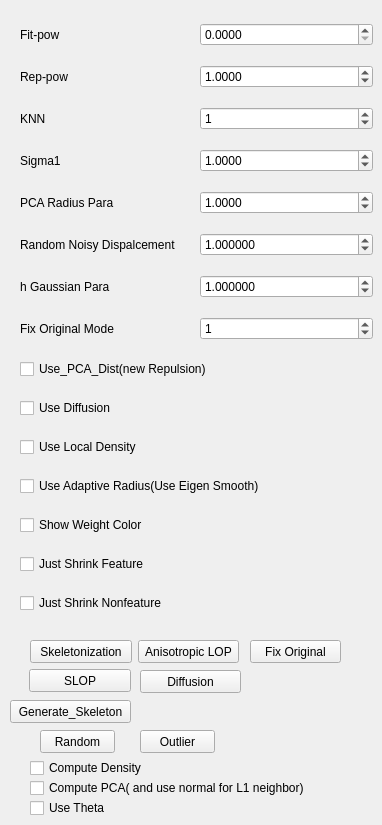
   <widget class="QWidget" name="tab_2">
    <attribute name="title">
     <string>Tab 2</string>
    </attribute>
    <widget class="QWidget" name="layoutWidget">
     <property name="geometry">
      <rect>
       <x>20</x>
       <y>10</y>
       <width>353</width>
       <height>620</height>
      </rect>
     </property>
     <layout class="QVBoxLayout" name="verticalLayout">
      <item>
       <layout class="QHBoxLayout" name="horizontalLayout_4">
        <item>
         <widget class="QLabel" name="label_5">
          <property name="text">
           <string>Fit-pow</string>
          </property>
         </widget>
        </item>
        <item>
         <widget class="QDoubleSpinBox" name="fit_pow">
          <property name="decimals">
           <number>4</number>
          </property>
          <property name="maximum">
           <double>1000.000000000000000</double>
          </property>
          <property name="singleStep">
           <double>0.100000000000000</double>
          </property>
         </widget>
        </item>
       </layout>
      </item>
      <item>
       <layout class="QHBoxLayout" name="horizontalLayout_5">
        <item>
         <widget class="QLabel" name="label_6">
          <property name="text">
           <string>Rep-pow</string>
          </property>
         </widget>
        </item>
        <item>
         <widget class="QDoubleSpinBox" name="rep_pow">
          <property name="decimals">
           <number>4</number>
          </property>
          <property name="maximum">
           <double>1000.000000000000000</double>
          </property>
          <property name="singleStep">
           <double>0.100000000000000</double>
          </property>
          <property name="value">
           <double>1.000000000000000</double>
          </property>
         </widget>
        </item>
       </layout>
      </item>
      <item>
       <layout class="QHBoxLayout" name="horizontalLayout_7">
        <item>
         <widget class="QLabel" name="WLOP_KNN_labe">
          <property name="text">
           <string>KNN</string>
          </property>
         </widget>
        </item>
        <item>
         <widget class="QSpinBox" name="WLOP_KNN">
          <property name="minimum">
           <number>-10000</number>
          </property>
          <property name="maximum">
           <number>10000</number>
          </property>
          <property name="value">
           <number>1</number>
          </property>
         </widget>
        </item>
       </layout>
      </item>
      <item>
       <layout class="QHBoxLayout" name="horizontalLayout_10">
        <item>
         <widget class="QLabel" name="label_9">
          <property name="text">
           <string>Sigma1</string>
          </property>
         </widget>
        </item>
        <item>
         <widget class="QDoubleSpinBox" name="wlop_sigma1">
          <property name="decimals">
           <number>4</number>
          </property>
          <property name="maximum">
           <double>1000.000000000000000</double>
          </property>
          <property name="singleStep">
           <double>0.100000000000000</double>
          </property>
          <property name="value">
           <double>1.000000000000000</double>
          </property>
         </widget>
        </item>
       </layout>
      </item>
      <item>
       <layout class="QHBoxLayout" name="horizontalLayout_16">
        <item>
         <widget class="QLabel" name="label_15">
          <property name="text">
           <string>PCA Radius Para</string>
          </property>
         </widget>
        </item>
        <item>
         <widget class="QDoubleSpinBox" name="PCA_Radius_Para">
          <property name="decimals">
           <number>4</number>
          </property>
          <property name="maximum">
           <double>1000.000000000000000</double>
          </property>
          <property name="singleStep">
           <double>0.100000000000000</double>
          </property>
          <property name="value">
           <double>1.000000000000000</double>
          </property>
         </widget>
        </item>
       </layout>
      </item>
      <item>
       <layout class="QHBoxLayout" name="horizontalLayout_12">
        <item>
         <widget class="QLabel" name="label_11">
          <property name="text">
           <string>Random Noisy Dispalcement</string>
          </property>
         </widget>
        </item>
        <item>
         <widget class="QDoubleSpinBox" name="Random_Dispalcement">
          <property name="decimals">
           <number>6</number>
          </property>
          <property name="maximum">
           <double>1000.000000000000000</double>
          </property>
          <property name="singleStep">
           <double>0.010000000000000</double>
          </property>
          <property name="value">
           <double>1.000000000000000</double>
          </property>
         </widget>
        </item>
       </layout>
      </item>
      <item>
       <layout class="QHBoxLayout" name="horizontalLayout_15">
        <item>
         <widget class="QLabel" name="label_14">
          <property name="text">
           <string>h Gaussian Para</string>
          </property>
         </widget>
        </item>
        <item>
         <widget class="QDoubleSpinBox" name="H_Gaussian_Para">
          <property name="decimals">
           <number>6</number>
          </property>
          <property name="maximum">
           <double>1000.000000000000000</double>
          </property>
          <property name="singleStep">
           <double>0.010000000000000</double>
          </property>
          <property name="value">
           <double>1.000000000000000</double>
          </property>
         </widget>
        </item>
       </layout>
      </item>
      <item>
       <layout class="QHBoxLayout" name="horizontalLayout_8">
        <item>
         <widget class="QLabel" name="WLOP_">
          <property name="text">
           <string>Fix Original Mode</string>
          </property>
         </widget>
        </item>
        <item>
         <widget class="QSpinBox" name="WLOP_Fix_Original_Mode">
          <property name="minimum">
           <number>-10000</number>
          </property>
          <property name="maximum">
           <number>10000</number>
          </property>
          <property name="value">
           <number>1</number>
          </property>
         </widget>
        </item>
       </layout>
      </item>
      <item>
       <widget class="QCheckBox" name="Use_PCA_Dist">
        <property name="text">
         <string>Use_PCA_Dist(new Repulsion)</string>
        </property>
       </widget>
      </item>
      <item>
       <widget class="QCheckBox" name="Diffusion">
        <property name="text">
         <string>Use Diffusion</string>
        </property>
       </widget>
      </item>
      <item>
       <widget class="QCheckBox" name="Use_Local_Density">
        <property name="text">
         <string>Use Local Density</string>
        </property>
       </widget>
      </item>
      <item>
       <widget class="QCheckBox" name="Use_Adaptive_Radius">
        <property name="text">
         <string>Use Adaptive Radius(Use Eigen Smooth)</string>
        </property>
       </widget>
      </item>
      <item>
       <widget class="QCheckBox" name="Show_Weight_Color">
        <property name="text">
         <string>Show Weight Color</string>
        </property>
       </widget>
      </item>
      <item>
       <widget class="QCheckBox" name="Just_Shrink_Feature">
        <property name="text">
         <string>Just Shrink Feature</string>
        </property>
       </widget>
      </item>
      <item>
       <widget class="QCheckBox" name="Just_Shrink_Nonfeature">
        <property name="text">
         <string>Just Shrink Nonfeature</string>
        </property>
       </widget>
      </item>
     </layout>
    </widget>
    <widget class="QPushButton" name="anisotropic_lop_apply">
     <property name="geometry">
      <rect>
       <x>138</x>
       <y>640</y>
       <width>101</width>
       <height>23</height>
      </rect>
     </property>
     <property name="text">
      <string>Anisotropic LOP</string>
     </property>
    </widget>
    <widget class="QPushButton" name="pushButton_Fix_Original">
     <property name="geometry">
      <rect>
       <x>250</x>
       <y>640</y>
       <width>91</width>
       <height>23</height>
      </rect>
     </property>
     <property name="text">
      <string>Fix Original</string>
     </property>
    </widget>
    <widget class="QPushButton" name="pushbutton_Diffusion">
     <property name="geometry">
      <rect>
       <x>140</x>
       <y>670</y>
       <width>101</width>
       <height>23</height>
      </rect>
     </property>
     <property name="text">
      <string>Diffusion</string>
     </property>
    </widget>
    <widget class="QPushButton" name="pushButton_Random_Outlier">
     <property name="geometry">
      <rect>
       <x>140</x>
       <y>730</y>
       <width>75</width>
       <height>23</height>
      </rect>
     </property>
     <property name="text">
      <string>Outlier</string>
     </property>
    </widget>
    <widget class="QCheckBox" name="compute_pca">
     <property name="geometry">
      <rect>
       <x>30</x>
       <y>780</y>
       <width>287</width>
       <height>16</height>
      </rect>
     </property>
     <property name="text">
      <string>Compute PCA( and use normal for L1 neighbor)</string>
     </property>
    </widget>
    <widget class="QPushButton" name="slop_apply">
     <property name="geometry">
      <rect>
       <x>29</x>
       <y>669</y>
       <width>102</width>
       <height>23</height>
      </rect>
     </property>
     <property name="text">
      <string>SLOP</string>
     </property>
    </widget>
    <widget class="QCheckBox" name="Use_Individual_Radius">
     <property name="geometry">
      <rect>
       <x>30</x>
       <y>800</y>
       <width>259</width>
       <height>16</height>
      </rect>
     </property>
     <property name="text">
      <string>Use Theta</string>
     </property>
    </widget>
    <widget class="QPushButton" name="wlop_apply">
     <property name="geometry">
      <rect>
       <x>30</x>
       <y>640</y>
       <width>102</width>
       <height>23</height>
      </rect>
     </property>
     <property name="text">
      <string>Skeletonization</string>
     </property>
    </widget>
    <widget class="QPushButton" name="pushButton_Random_Noisy">
     <property name="geometry">
      <rect>
       <x>40</x>
       <y>730</y>
       <width>75</width>
       <height>23</height>
      </rect>
     </property>
     <property name="text">
      <string>Random</string>
     </property>
    </widget>
    <widget class="QCheckBox" name="compute_density">
     <property name="geometry">
      <rect>
       <x>30</x>
       <y>760</y>
       <width>287</width>
       <height>16</height>
      </rect>
     </property>
     <property name="text">
      <string>Compute Density</string>
     </property>
    </widget>
    <widget class="QPushButton" name="Generate_Skeleton">
     <property name="geometry">
      <rect>
       <x>10</x>
       <y>700</y>
       <width>121</width>
       <height>23</height>
      </rect>
     </property>
     <property name="text">
      <string>Generate_Skeleton</string>
     </property>
    </widget>
   </widget>
